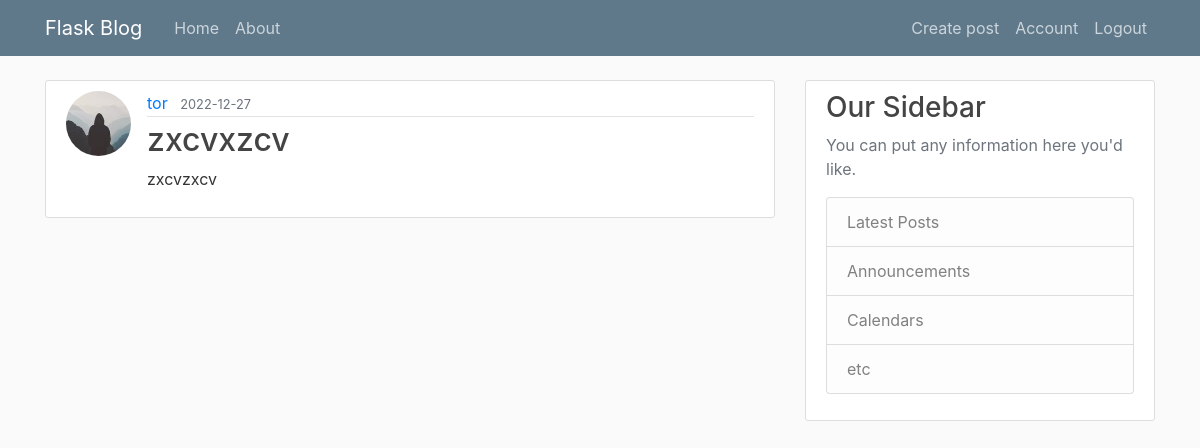
The app's page /post/2 (signed in) with its own data.
### blogapp/models.py (models this page shows, shortened)
class User(db.Model, UserMixin):
    id = db.Column(db.Integer, primary_key=True)
    username = db.Column(db.String(20), unique=True, nullable=False)
    email = db.Column(db.String(120), unique=True, nullable=False)
    image_file = db.Column(db.String(20), nullable=False, default='default.jpg')
    password = db.Column(db.String(60), nullable=False)
    posts = db.relationship('Post', backref='author', lazy=True)

class Post(db.Model):
    id = db.Column(db.Integer, primary_key=True)
    title = db.Column(db.String(130), nullable=False)
    content = db.Column(db.Text, nullable=False)
    date_posted = db.Column(db.DateTime(), default=datetime.utcnow, nullable=False)
    user_id = db.Column(db.Integer, db.ForeignKey("user.id"), nullable=False)

### blogapp/posts/routes.py (the view)
@posts.route("/post/<int:post_id>")
@login_required
def post(post_id):
    post = Post.query.get_or_404(post_id)
    return render_template("post.html", title=post.title, post=post)

### blogapp/models.py (called while the page is built)
@login_manager.user_loader
def load_user(user_id):
    return User.query.get(int(user_id))

### blogapp/templates/post.html (shortened to what this page needs)
{% extends '__layout.html' %}
{% block content %}
    {% if post %}
        <article class="media content-section">
            <img class="rounded-circle article-img" src="{{ url_for('static', filename='images/profile_img/' + post.author.image_file) }}">
            <div class="media-body">
            <div class="article-metadata">
                <a class="mr-2" href="{{ url_for('users.user_posts', username=post.author.username) }}">{{ post.author.username }}</a>
                <small class="text-muted">{{ post.date_posted.strftime('%Y-%m-%d') }}</small>
            </div>
            <h2><a class="article-title" href="{{ url_for('posts.post', post_id=post.id) }}">{{ post.title }}</a></h2>
            <p class="article-content">{{ post.content }}</p>
            </div>
        </article>
    {% endif %}
{% endblock content %}

### blogapp/static/css/main.css (style rules this page uses)
body { background: #fafafa; color: #333333; margin-top: 5rem; }
h1, h2, h3, h4, h5, h6 { color: #444444; }
.content-section { background: #ffffff; padding: 10px 20px; border: 1px solid #dddddd; border-radius: 3px; margin-bottom: 20px; }
.article-title { color: #444444; }
.article-content { white-space: pre-line; }
.article-img { height: 65px; width: 65px; margin-right: 16px; }
.article-metadata { padding-bottom: 1px; margin-bottom: 4px; border-bottom: 1px solid #e3e3e3 }

### records on screen
User: image_file (picture), author.username "tor"
Post: date_posted "2022-12-27", title "zxcvxzcv", content "zxcvzxcv"
